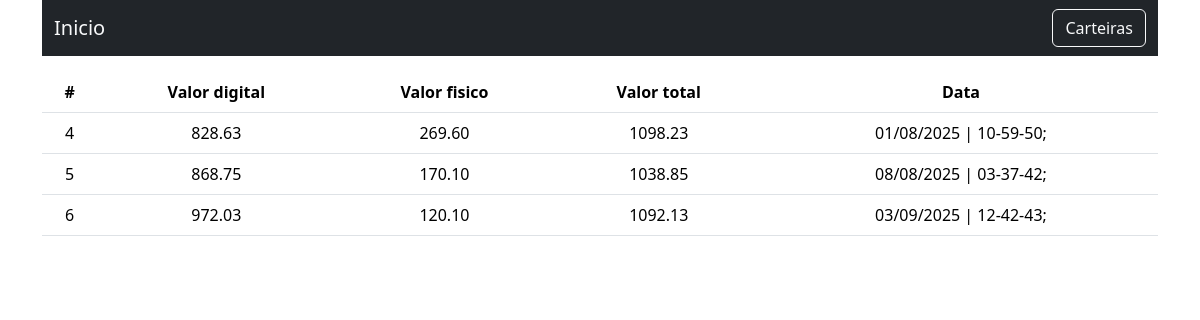
The page /historico.php on the database as committed earlier.
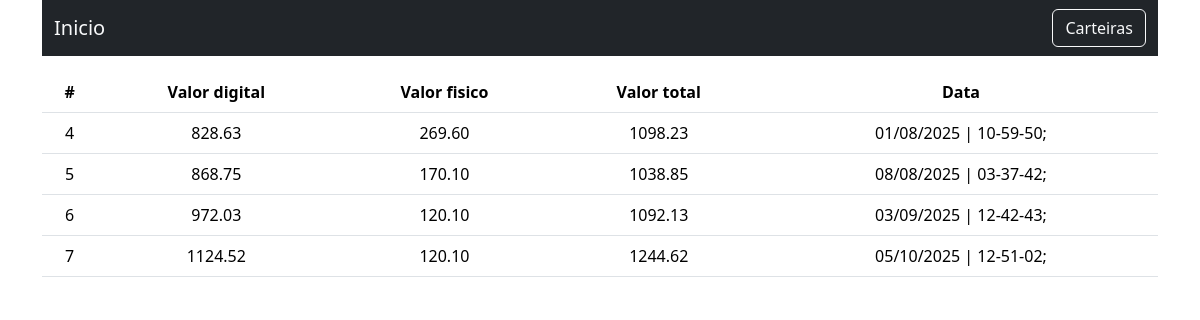
The same page on the database as committed later.
### tables this page shows
CREATE TABLE `historico` (
  `id` bigint(20) NOT NULL,
  `valorDigital` decimal(10,2) NOT NULL,
  `valorFisico` decimal(10,2) NOT NULL,
  `valor_total` decimal(10,2) NOT NULL,
  `data_hora` timestamp NOT NULL DEFAULT current_timestamp() ON UPDATE current_timestamp()
);

### historico.php (called while the page is built, shortened)
<?php
$historicos = Historico::getHistoricos();
include_once(__DIR__ . "/include/header.php");
include_once(__DIR__ . "/include/dashHistorico.php");
include_once(__DIR__ . "/include/footer.php");

### app/Bd/Database.php (called while the page is built, shortened)
<?php
class Database
{
    private $table;
    private $connection;
    public function __construct($table = null)
    {
        $this->table = $table;
    }
    private function setConnection()
    {
        try {
            $this->connection = new PDO("mysql:host=" . self::host . ";dbname=" . self::dbname, self::user, self::pass);
            $this->connection->setAttribute(PDO::ATTR_ERRMODE, PDO::ERRMODE_EXCEPTION);
        } catch (PDOException $e) {
            die("ERROR: Could not connect from database" . $e->getMessage());
        }
    }
    public function execute($query, $params = [])
    {
        try {
            $stmt = $this->connection->prepare($query);
            $stmt->execute($params);
            return $stmt;
        } catch (PDOException $e) {
            die("ERROR: Could not execute the query " . $e->getMessage());
        }
    }
    public function select($where = null, $order = null, $limit = null, $fields = '*')
    {
        $where = strlen($where) ? "WHERE $where" : "";
        $order = strlen($order) ? "ORDER BY $order" : "";
        $limit = strlen($limit) ? "LIMIT $limit" : "";
        $query = "SELECT $fields FROM $this->table $where $order $limit";
        return $this->execute($query);
    }
}

### app/Entity/Historico.php (called while the page is built, shortened)
<?php
class Historico
{
    public static function getHistoricos($where = null)
    {
        return (new Database("historico"))->select($where)->fetchAll(PDO::FETCH_CLASS, self::class);
    }
}

### include/dashHistorico.php (the view)
<section>
    <table class="table mt-3 text-center">
        <thead>
            <th>#</th>
            <th>Valor digital</th>
            <th>Valor fisico</th>
            <th>Valor total</th>
            <th>Data</th>
        </thead>
        <tbody>
            <?php foreach ($historicos as $historico) { ?>
                <tr>
                    <td> <?= $historico->id ?></td>
                    <td> <?= $historico->valorDigital ?></td>
                    <td> <?= $historico->valorFisico ?></td>
                    <td> <?= $historico->valor_total ?></td>
                    <td> <?= date("d/m/Y | h-i-s", strtotime($historico->data_hora)) ?>; </td>
                </tr>
            <?php } ?>
        </tbody>
    </table>
</section>

### include/header.php (shortened to what this page needs)
<!DOCTYPE html>
<html lang="en">
<head>
    <link href="https://cdn.jsdelivr.net/npm/bootstrap@5.3.6/dist/css/bootstrap.min.css" rel="stylesheet">
    <link rel="stylesheet" href="https://cdn.jsdelivr.net/npm/bootstrap-icons@1.12.1/font/bootstrap-icons.min.css">
    <?php echo '<link rel="stylesheet" href="assets/css/style.css">' ?>
</head>
<body class="text-dark">
    <div class="container">
        <header>
            <nav class="navbar navbar-expand-lg bg-dark">
                <div class="container-fluid">
                    <?php if ($_SERVER['PHP_SELF'] == "/minha-despesa/index.php") { ?>
                        <a class="navbar-brand text-light" href="cadastro.php">Cadastro</a>
                        <a href="#" class="btn btn-primary" data-bs-toggle="modal" data-bs-target="#modalSeguranca">Limpar registros</a>
                    <?php } else { ?>
                        <a class="navbar-brand text-light" href="index.php">Inicio</a>
                    <?php }  ?>
                    <a href="carteira.php" class="btn btn-outline-light">Carteiras</a>
                </div>
            </nav>
        </header>

### include/footer.php (shortened to what this page needs)
</div>
</body>
</html>

### assets/css/style.css (style rules this page uses)
a { text-decoration: none; }

Rows that differ between the two databases and show on the page:
added historico: id "7", valorDigital "1124.52", valorFisico "120.10", valor_total "1244.62", data_hora "05/10/2025 | 12-51-02"
